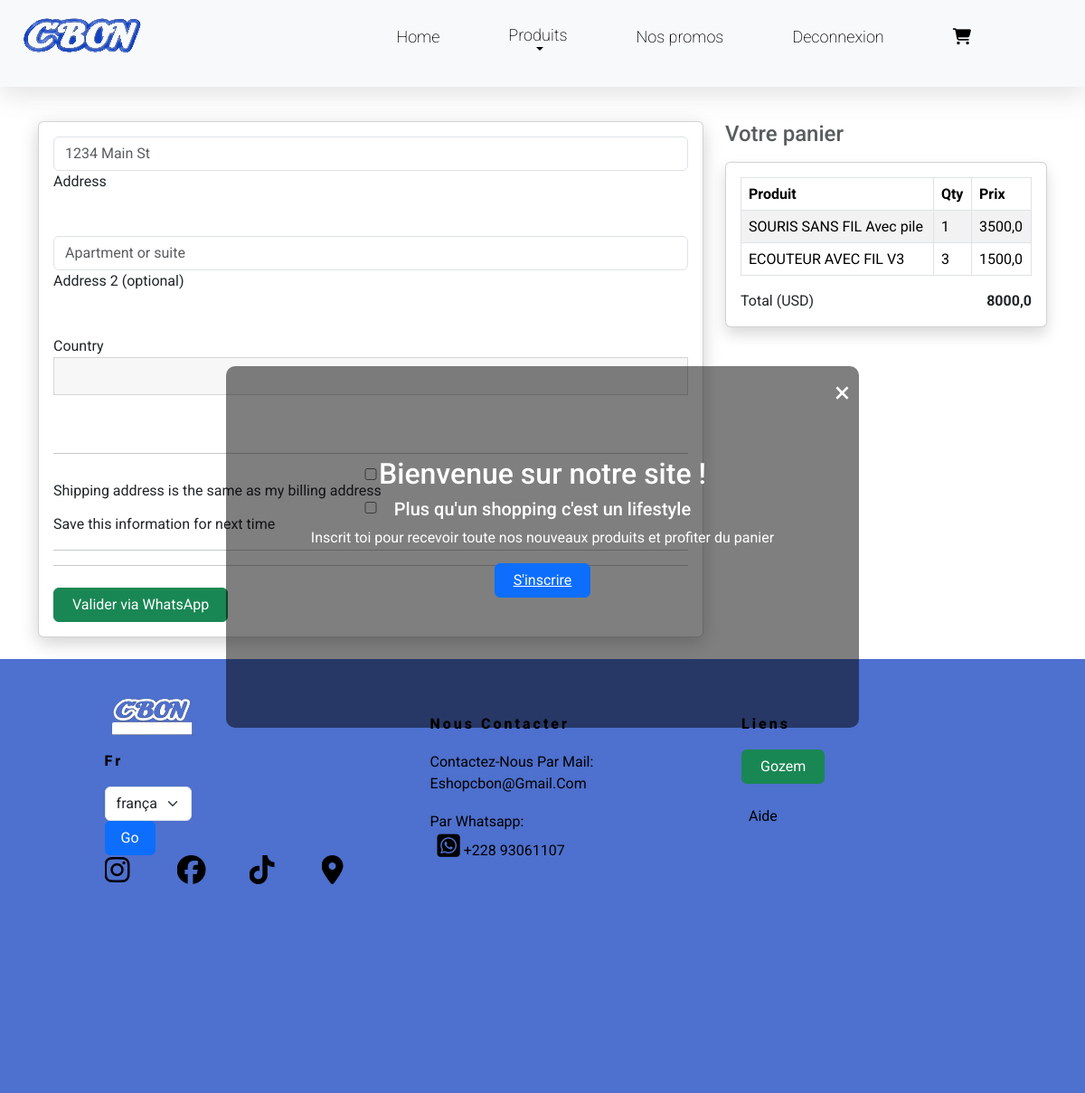
Page /checkout (signed in) on the earlier database version.
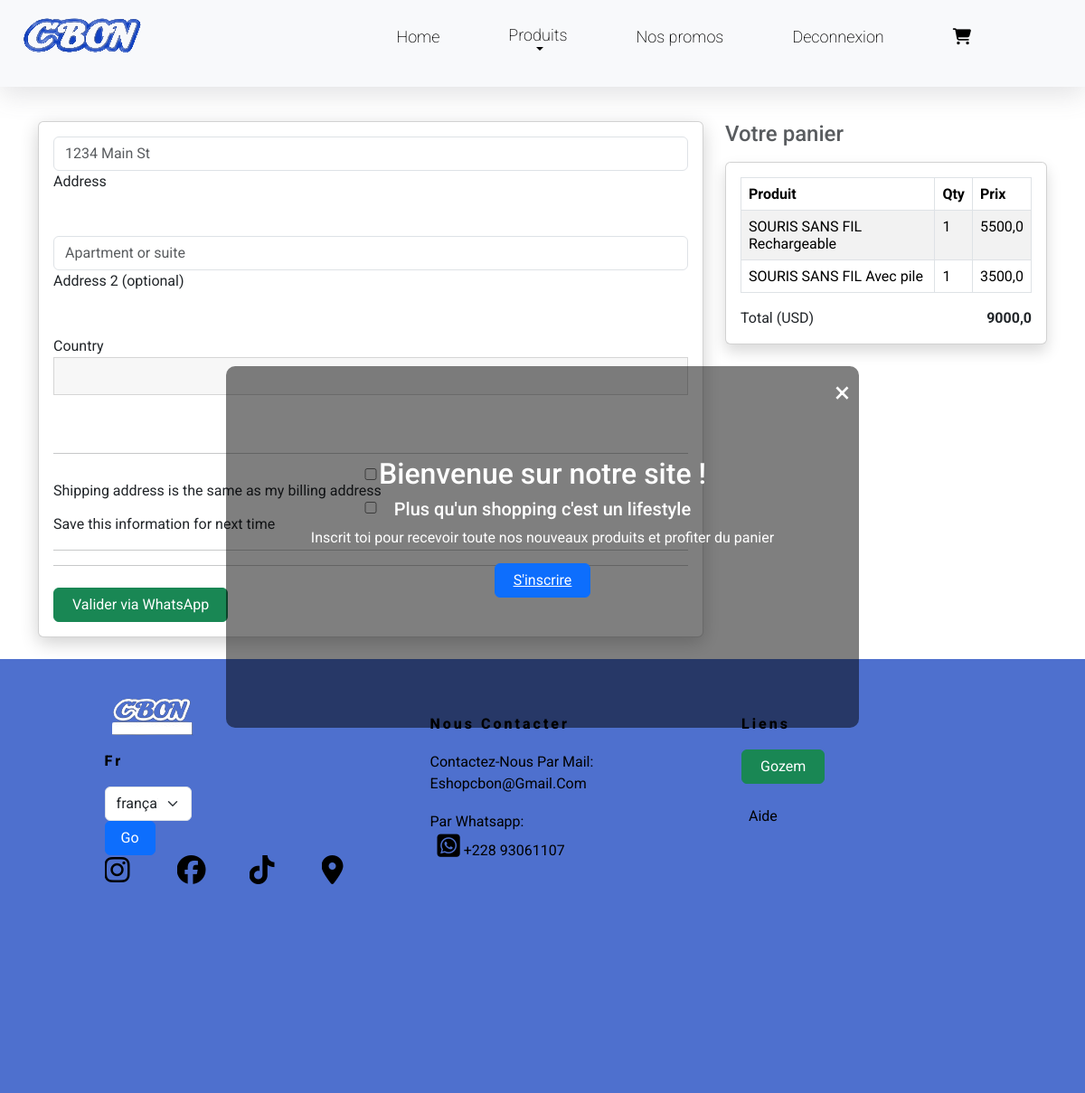
Same page on the later database version.
### store/models.py (models this page shows, shortened)
class Order(models.Model):
    user= models.ForeignKey(AUTH_USER_MODEL,on_delete= models.CASCADE,blank=True, null=True)
    ordered= models.BooleanField(default=False)
    products= models.ForeignKey( product ,on_delete=models.CASCADE,blank=True,null=True, related_name="order")
    quantity= models.IntegerField(default=1)
    ordered = models.BooleanField( default=False)
    quantity = models.IntegerField(default=1)
    def get_total_item_price(self):
        return self.quantity * self.products.prices
    def get_final_price(self):
        if self.products.discount_price:
            return self.get_total_discount_item_price()
        return self.get_total_item_price()

class product (models.Model):
    name = models.CharField(max_length=128)
    slug= models.SlugField(max_length=228,default='', unique=True)
    subcategory = models.ForeignKey(SubCategory,on_delete=models.CASCADE,default=True,null=False,related_name='products')
    category = models.ForeignKey(Category,on_delete=models.CASCADE,default=True,null=False,related_name='products')
    prices= models.FloatField(default=0)
    discount_price= models.FloatField(blank=True, null=True)
    instock = models.IntegerField(default=0)
    description = models.TextField(blank=True)
    thumbnail = models.ImageField(upload_to ="product",blank=True ,null=True)

### accounts/views.py (the view, shortened to what this page needs)
# urls.py: path('checkout', CheckoutView.as_view(), name='checkout'),
class CheckoutView(View):
    def get(self, *args, **kwargs):
        form = CheckoutForm()
        cartitems = Cart.objects.filter(user=self.request.user)
        totalprice = sum(cart.get_total() for cart in cartitems)
        products = product.objects.all()
        context = {
            "cartitem": cartitems,
            "totalprice": totalprice,
            "products": products,
            "form": form,
        }
        return render(self.request, 'store/checkout.html', context)

### accounts/forms.py
class CheckoutForm(forms.Form):
    street_address = forms.CharField(widget=forms.TextInput(attrs={
        'class': 'form-control',
        'placeholder': '1234 Main St'
    }))
    apartment_address = forms.CharField(required=False, widget=forms.TextInput(attrs={
        'class': 'form-control',
        'placeholder': 'Apartment or suite'
    }))
    country = CountryField(blank_label='(select country)').formfield(widget=CountrySelectWidget(attrs={
        'class': 'custom-select d-block w-100'
    }))
    zip = forms.CharField(widget=forms.TextInput(attrs={
        'class': 'form-control'
    }))
    same_billing_address = forms.BooleanField(required=False)
    save_info = forms.BooleanField(required=False)
    payment_option = forms.ChoiceField(
        widget=forms.RadioSelect, choices=PAYMENT)

### accounts/context_processors.py (called while the page is built)
def user_context(request):
    user= get_user(request)
    return{'user': user}

### store/models.py (called while the page is built)
    def get_total(self):
        total = 0
        for order_item in self.orders.all():
            total += order_item.get_final_price()
        return total

### store/templates/store/checkout.html (shortened to what this page needs)
{% extends 'base.html' %}
{% block content %}
<main >
    <div class="container wow fadeIn">
      <h2 class="my-5 h2 text-center">Checkout form</h2>
      <div class="row">
        <div class="col-md-8 mb-4">
          <div class="card">
            <form method="POST" class="card-body">
              <div class="md-form mb-5">
                {{ form.street_address }}
                <label for="address" class="">Address</label>
              </div>
            <div class="md-form mb-5">
              {{ form.apartment_address }}
              <label for="address-2" class="">Address 2 (optional)</label>
            </div>
              <div class="row">
                <div class="md-form mb-5">
                  <label for="country">Country</label>
                  {{ form.country }}
                </div>
              </div>
              <hr>
              <div class="custom-control custom-checkbox">
                <input {% if form.same_billing_address.value %}checked{% endif %} type="checkbox" class="custom-control-input" name="same_billing_address" id="same-address">
                <label class="custom-control-label" for="same-address">Shipping address is the same as my billing address</label>
              </div>
              <div class="custom-control custom-checkbox">
                <input {% if form.save_info.value %}checked{% endif %} type="checkbox" class="custom-control-input" name="save_info" id="save-info">
                <label class="custom-control-label" for="save-info">Save this information for next time</label>
              </div>
              <hr>
              <hr class="mb-4">
              <button class="btn btn-success" type="submit"><a href="{% url 'validate_cart_via_whatsapp' %}" target="_blank" style='color:white ;text-decoration:none; list-style: none;'>Valider via WhatsApp</a>
                </button>
            </form>
          </div>
        </div>
        <div class="col-md-4 mb-4">
          <h4 class="d-flex justify-content-between align-items-center mb-3">
            <span class="text-muted">Votre panier</span>
          </h4>
    <div class="">
        <div class="card shadow">
            <div class="card-body">
                  {% if cartitem %}
                     <table class="table table-striped table-bordered">
                        <thead>
                        <tr>
                          <th>Produit</th>
                          <th>Qty</th>
                          <th>Prix</th>
                        </tr>
                        </thead>
                        <tbody>
                          {% for item in cartitem %}
                          {% for order in item.orders.all %}
                          <tr>
                           <td> {{order.products.name}} </td>
                           <td> {{order.quantity}} </td>
                           <td> {{order.products.prices}} </td>
                          </tr>
                         {% endfor %}
                        {% endfor %}
                        </tbody>
                  </table>
                {% else %}
                    <h4>Votre panier est vide</h4>
                {% endif %}
                <li class="list-group-item d-flex justify-content-between">
                  <span>Total (USD)</span>
                  <strong>{{ totalprice }}</strong>
                </li>
            </div>
        </div>
    </div>
        </div>
      </div>
    </div>
  </main>
{% endblock content %}

Differences in the rows shown:
removed Order: products.name "ECOUTEUR AVEC FIL V3", quantity "3", products.prices "1500,0"
added Order: products.name "SOURIS SANS FIL Rechargeable", quantity "1", products.prices "5500,0"
Other differences:
{{ totalprice }}: "8000,0" → "9000,0"
